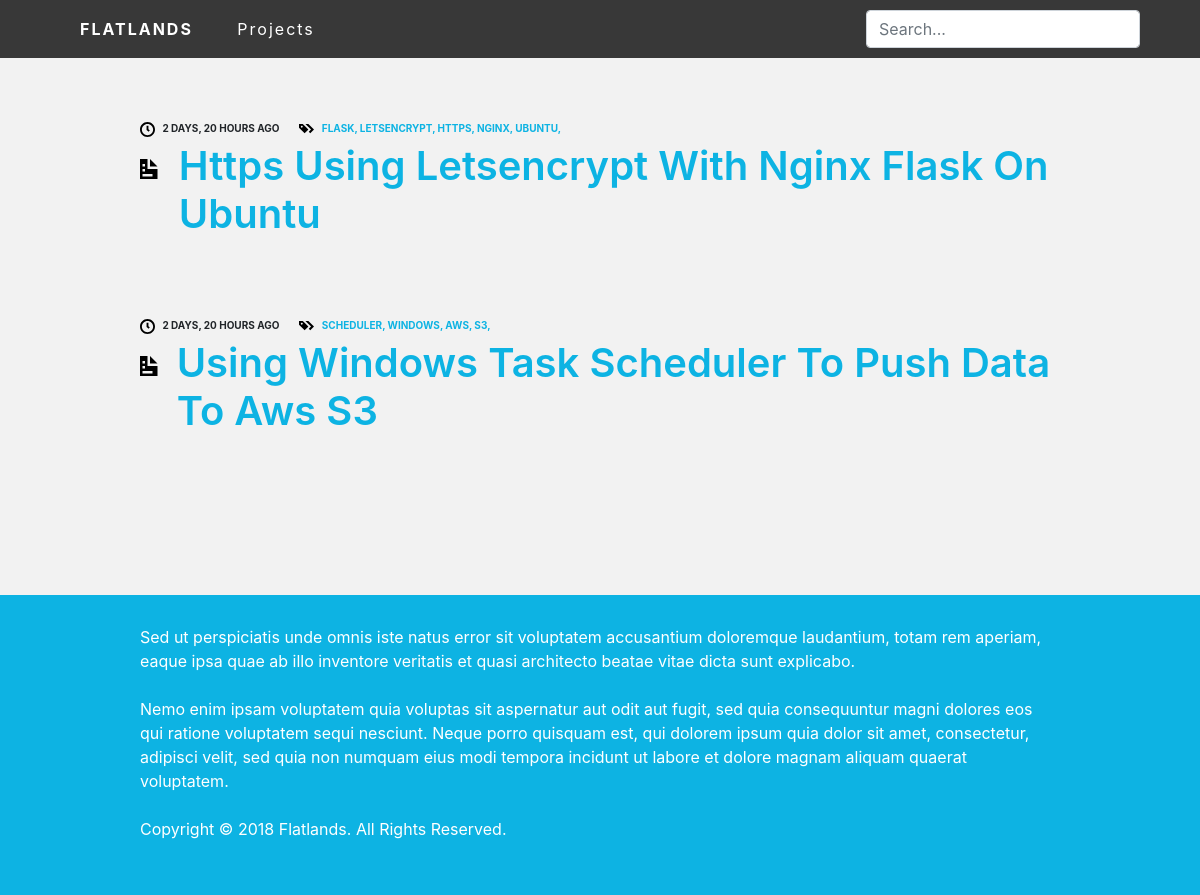
The page / on the database its author committed.
### blog/models.py (models this page shows, shortened)
class Article(models.Model):
    name = models.CharField(max_length=200)
    content = models.CharField(max_length=5000)
    pub_date = models.DateTimeField('date published')
    tags = models.CharField(max_length=200)
    project = models.ForeignKey(Project, on_delete=models.CASCADE, null=True, blank=True)
    def tag_list(self):
        return str(self.tags).split(' ')

### blog/views.py (the view)
# urls.py: path('', views.index, name='index'),
def index(request):
    articles = Article.objects.filter(project=None).order_by('-pub_date')
    context = {
        'articles': articles
        }
    return render(request, 'blog/index.html', context)

### blog/templates/blog/index.html (shortened to what this page needs)
{% extends "blog/base.html" %}
{% load static %}
{% block content %}
<p style="height:105px"></p>
{% if articles %}
        {% for article in articles %}
            <div class="indexlistpost">
                <div class="blogpostheader">
                    <div class="bloglistpostdate">
                        <img class="iconic-svg" src="{% static 'blog/svg/clock.svg' %}" alt="clock icon">
                        {{article.pub_date|timesince|upper}} AGO
                    </div>
                    <div class="bloglistposttags">
                            <img class="iconic-svg" src="{% static 'blog/svg/tags.svg' %}" alt="tags icon">
                        {% for tag in article.tag_list %}
                            <a href="">{{tag|upper}}, </a>
                        {% endfor %}
                    </div>
                </div>
                <div class="bloglistpostname display-4">
                       {% if article.project == None %}
                       <div><img class="iconic-svg-header" src="{% static 'blog/svg/document.svg' %}" alt="tags icon">&ensp;</div>
                        <div><a href="/articles/{{ article.id }}/">{{ article.name|title }}</a></div>
                        {% endif %}
                </div>
            </div>
        {% endfor %}
        {% else %}
            <p>No posts are available.</p>
    {% endif %}
{% endblock %}

### blog/static/blog/main.css (style rules this page uses)
body { background-color: #f2f2f2; }
.indexlistpost { display: flex; flex-direction: column; margin: auto auto; padding-bottom: 50px; }
.blogpostheader { display: flex; flex-direction: row; font-weight: bold; }
.bloglistpostdate { font-size:10px; padding-right: 20px; }
.bloglistpostname { display:flex; font-size: 40px; font-weight: 600; padding-top:5px; padding-bottom:30px; color:#383838; }
.bloglistposttags { font-size:10px; }
.iconic-svg { height:15px; width:15px; margin-right:5px; }
.iconic-svg-header { height:20px; width:20px; margin-right:5px; }
a:link { color: #0db3e3; }

### rows shown on the page
Article: pub_date "2 DAYS, 20 HOURS", tag_list "FLASK" "LETSENCRYPT" "HTTPS" "NGINX" "UBUNTU", name "Https Using Letsencrypt With Nginx Flask On Ubuntu"
Article: pub_date "2 DAYS, 20 HOURS", tag_list "SCHEDULER" "WINDOWS" "AWS" "S3", name "Using Windows Task Scheduler To Push Data To Aws S3"
